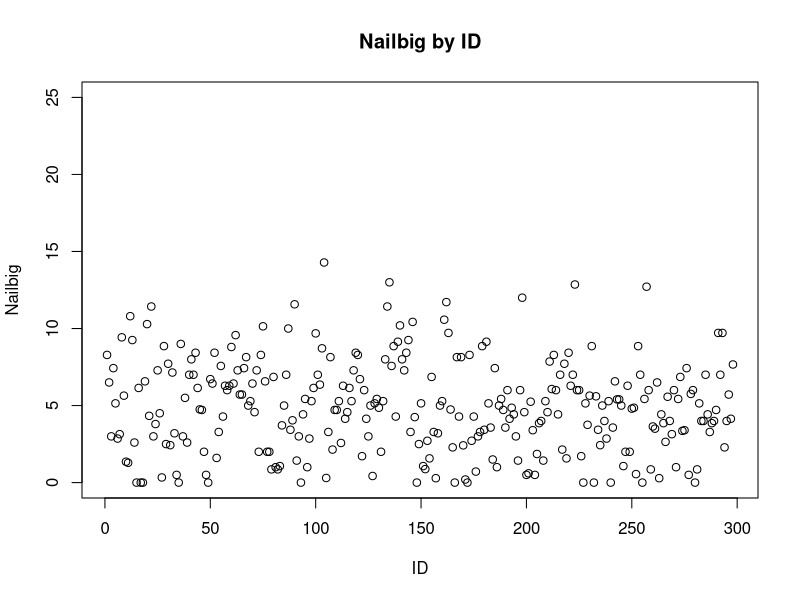
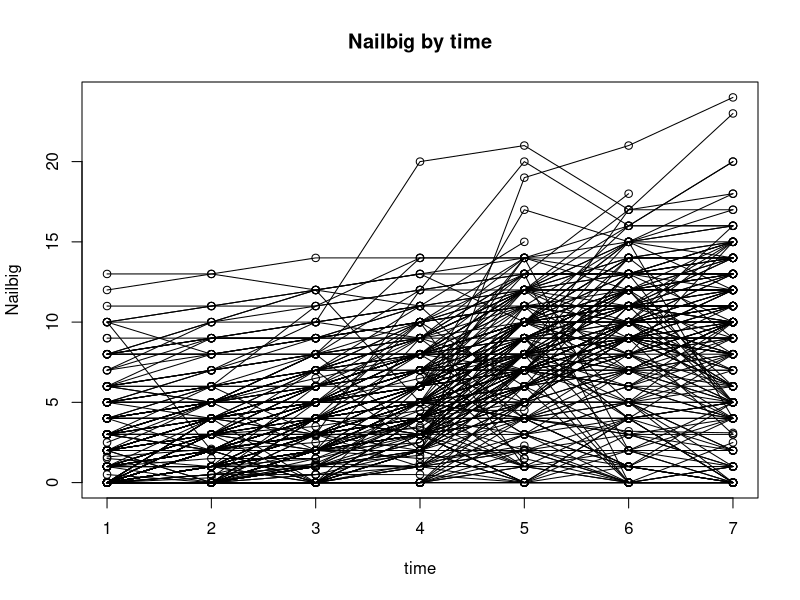
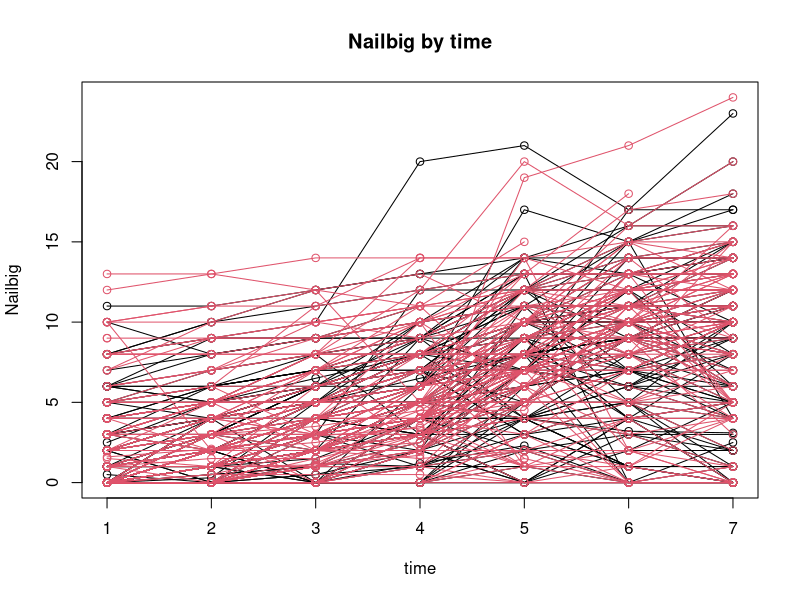

The R source for these figures, in order:
## ---- chunk 1
knitr::opts_chunk$set(echo = TRUE)
## ---- chunk 2
toenailData <- read.table("toenail.txt",header=T)
## ---- chunk 3
toenailData$id<-as.factor(toenailData$id)
toenailData$treat<-as.factor(toenailData$treat)
toenailData$center<-as.factor(toenailData$center)
toenailData$time<-as.factor(toenailData$time)
levels(toenailData$treat)<-c("1","2")
## ---- chunk 4
allNail<-unique(toenailData$id)
nNail<-length(allNail)

plot(as.numeric(toenailData$id),toenailData$nailbig,type="n",xlab="ID",
     ylab="Nailbig",main="Nailbig by ID", ylim =c(-0,25))


for (i in 1:nNail){
  tmp<-toenailData[toenailData$id==allNail[i],]
  tmp$id<-as.numeric(tmp$id)
  points(allNail[i],mean(tmp$nailbig),pch=1)
}  


## ---- chunk 5
allNail<-unique(toenailData$id)
nNail<-length(allNail)

toenailData$time <- as.numeric(toenailData$time)

plot(toenailData$nailbig~toenailData$time,type="n",xlab="time",
     ylab="Nailbig",main="Nailbig by time")


for (i in 1:nNail){
  tmp<-toenailData[toenailData$id==allNail[i],]
  lines(tmp$nailbig ~ tmp$time,pch=1)
  points(tmp$nailbig ~ tmp$time,pch=1)
} 
## ---- chunk 6

t.test(toenailData$nailbig ~ toenailData$treat)
## ---- chunk 7

allNail<-unique(toenailData$id)
nNail<-length(allNail)

toenailData$time <- as.numeric(toenailData$time)

plot(toenailData$nailbig~toenailData$time,type="n",xlab="time",
     ylab="Nailbig",main="Nailbig by time")


for (i in 1:nNail){
  tmp<-toenailData[toenailData$id==allNail[i],]
  points(tmp$nailbig ~ tmp$time, col = tmp$treat,pch=1)
  lines(tmp$nailbig ~ tmp$time, col = tmp$treat,pch=1)
} 
